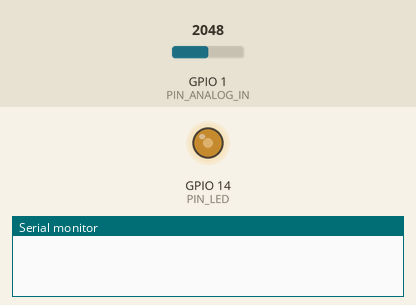
Recording of a program running on a simulated ESP32-S3. On the bench: output pins drawn as LEDs (lit = HIGH), the last lines printed to the serial monitor. Inputs (shaded band) come from the test bench; at power-on: GPIO 1 (PIN_ANALOG_IN) = 2048.

Above: at 1.2 s.
1.3 s: GPIO 1 (PIN_ANALOG_IN) set to 2866
At 2.2 s:
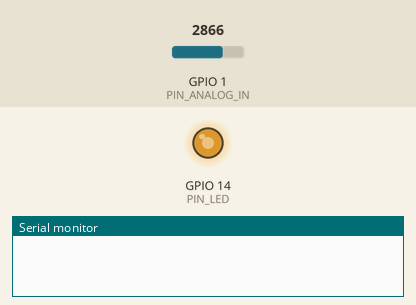
2.8 s: GPIO 1 (PIN_ANALOG_IN) set to 3603
At 3.4 s:
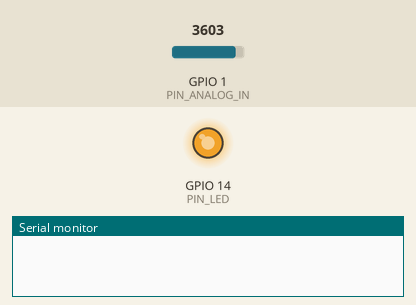
4.3 s: GPIO 1 (PIN_ANALOG_IN) set to 491
At 5.5 s:
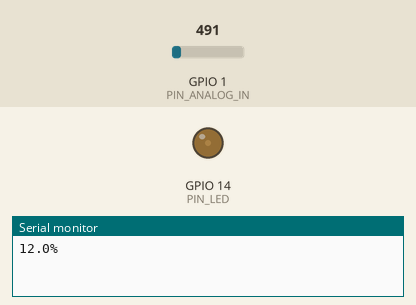
5.8 s: GPIO 1 (PIN_ANALOG_IN) set to 0
At 6.8 s:
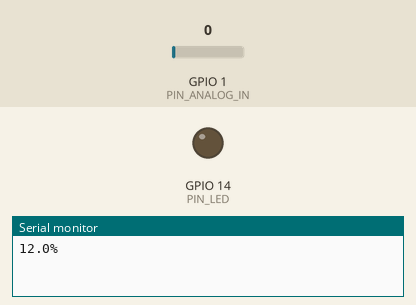
Timing chart, 0 to 8.3 s (numbered marks = the images above; inputs shaded):
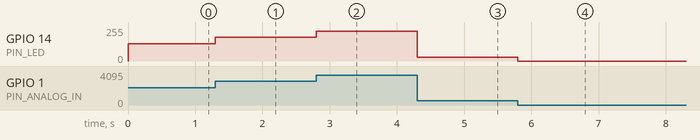

The program:

main.cpp
```cpp
#include <Arduino.h>

//define pin reading potientiometer, then the pin driving led (based on adc readings) and PWM parameters
#define PIN_ANALOG_IN 1
#define PIN_LED   14
#define CHN       0
#define FRQ       1000
#define PWM_BIT   8

unsigned long lastPrintTime = 0;

void setup() {
  //begin serial monitor
  Serial.begin(115200);
  //setup and attach PWM to pin
  ledcSetup(CHN, FRQ, PWM_BIT);
  ledcAttachPin(PIN_LED, CHN);
}

void loop() {
  // measure ADC value at pin, display value and adjust brightness of LED using PWM
  int adcValue = analogRead (PIN_ANALOG_IN);
  int pwmValue = adcValue / 16;
  ledcWrite (CHN, pwmValue);
  //print brightness as a percent of adc every 5s, iterate on lastPrintTime
  float brightnessValue = adcValue / 4095.0 * 100;
  if (millis() - lastPrintTime >= 5000)
  {
    Serial.printf("%.1f%%\n", brightnessValue);
    lastPrintTime += 5000;
  }
}
```

Measured:
- after the input at 1.3 s, GPIO 14 (PIN_LED): 128/255 → 178/255 at once
- after the input at 2.8 s, GPIO 14 (PIN_LED): 178/255 → 224/255 at once
- after the input at 4.3 s, GPIO 14 (PIN_LED): 224/255 → 30/255 at once
- after the input at 5.8 s, GPIO 14 (PIN_LED): 30/255 → 0/255 at once
